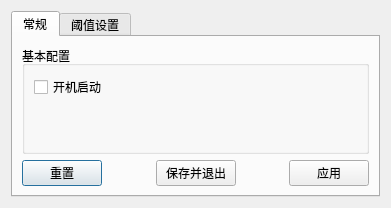
<?xml version="1.0" encoding="UTF-8"?>
<ui version="4.0">
 <class>Dialog</class>
 <widget class="QDialog" name="Dialog">
  <property name="geometry">
   <rect>
    <x>0</x>
    <y>0</y>
    <width>391</width>
    <height>208</height>
   </rect>
  </property>
  <property name="windowTitle">
   <string>选项</string>
  </property>
  <layout class="QHBoxLayout" name="horizontalLayout">
   <item>
    <widget class="QTabWidget" name="tabWidget">
     <property name="currentIndex">
      <number>0</number>
     </property>
     <widget class="QWidget" name="tab">
      <attribute name="title">
       <string>常规</string>
      </attribute>
      <layout class="QHBoxLayout" name="horizontalLayout_3">
       <item>
        <layout class="QVBoxLayout" name="verticalLayout_2">
         <item>
          <widget class="QGroupBox" name="groupBox">
           <property name="title">
            <string>基本配置</string>
           </property>
           <layout class="QVBoxLayout" name="verticalLayout">
            <item>
             <widget class="QCheckBox" name="checkBox">
              <property name="text">
               <string>开机启动</string>
              </property>
             </widget>
            </item>
            <item>
             <spacer name="verticalSpacer">
              <property name="orientation">
               <enum>Qt::Vertical</enum>
              </property>
              <property name="sizeHint" stdset="0">
               <size>
                <width>20</width>
                <height>40</height>
               </size>
              </property>
             </spacer>
            </item>
           </layout>
          </widget>
         </item>
         <item>
          <layout class="QHBoxLayout" name="horizontalLayout_2">
           <item>
            <widget class="QPushButton" name="pushButton">
             <property name="text">
              <string>重置</string>
             </property>
            </widget>
           </item>
           <item>
            <spacer name="horizontalSpacer">
             <property name="orientation">
              <enum>Qt::Horizontal</enum>
             </property>
             <property name="sizeHint" stdset="0">
              <size>
               <width>40</width>
               <height>20</height>
              </size>
             </property>
            </spacer>
           </item>
           <item>
            <widget class="QPushButton" name="pushButton_2">
             <property name="text">
              <string>保存并退出</string>
             </property>
            </widget>
           </item>
           <item>
            <spacer name="horizontalSpacer_2">
             <property name="orientation">
              <enum>Qt::Horizontal</enum>
             </property>
             <property name="sizeHint" stdset="0">
              <size>
               <width>40</width>
               <height>20</height>
              </size>
             </property>
            </spacer>
           </item>
           <item>
            <widget class="QPushButton" name="pushButton_3">
             <property name="text">
              <string>应用</string>
             </property>
            </widget>
           </item>
          </layout>
         </item>
        </layout>
       </item>
      </layout>
     </widget>
     <widget class="QWidget" name="tab_2">
      <attribute name="title">
       <string>阈值设置</string>
      </attribute>
      <layout class="QVBoxLayout" name="verticalLayout_3">
       <item>
        <widget class="QComboBox" name="comboBox">
         <item>
          <property name="text">
           <string>Label1</string>
          </property>
         </item>
         <item>
          <property name="text">
           <string>Label2</string>
          </property>
         </item>
         <item>
          <property name="text">
           <string>Label3</string>
          </property>
         </item>
         <item>
          <property name="text">
           <string>Label4</string>
          </property>
         </item>
        </widget>
       </item>
       <item>
        <layout class="QHBoxLayout" name="horizontalLayout_8">
         <item>
          <widget class="QLabel" name="label_5">
           <property name="text">
            <string>最小置信度</string>
           </property>
          </widget>
         </item>
         <item>
          <spacer name="horizontalSpacer_7">
           <property name="orientation">
            <enum>Qt::Horizontal</enum>
           </property>
           <property name="sizeHint" stdset="0">
            <size>
             <width>40</width>
             <height>20</height>
            </size>
           </property>
          </spacer>
         </item>
         <item>
          <widget class="QDoubleSpinBox" name="doubleSpinBox_5"/>
         </item>
        </layout>
       </item>
       <item>
        <layout class="QHBoxLayout" name="horizontalLayout_5">
         <item>
          <widget class="QLabel" name="label_2">
           <property name="text">
            <string>最大置信度</string>
           </property>
          </widget>
         </item>
         <item>
          <spacer name="horizontalSpacer_4">
           <property name="orientation">
            <enum>Qt::Horizontal</enum>
           </property>
           <property name="sizeHint" stdset="0">
            <size>
             <width>40</width>
             <height>20</height>
            </size>
           </property>
          </spacer>
         </item>
         <item>
          <widget class="QDoubleSpinBox" name="doubleSpinBox_2"/>
         </item>
        </layout>
       </item>
       <item>
        <spacer name="verticalSpacer_2">
         <property name="orientation">
          <enum>Qt::Vertical</enum>
         </property>
         <property name="sizeHint" stdset="0">
          <size>
           <width>20</width>
           <height>40</height>
          </size>
         </property>
        </spacer>
       </item>
      </layout>
     </widget>
    </widget>
   </item>
  </layout>
 </widget>
 <resources/>
 <connections/>
</ui>
